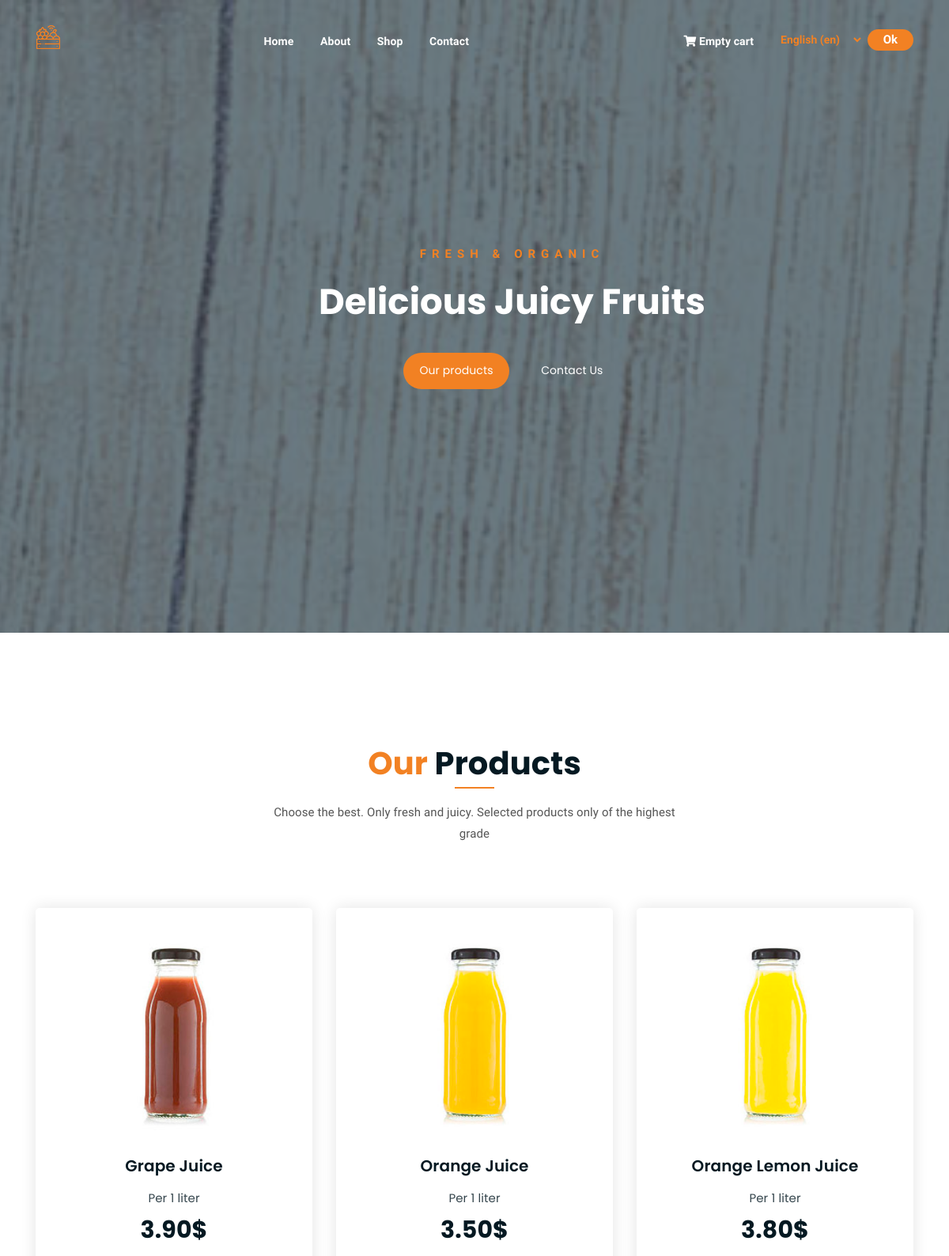
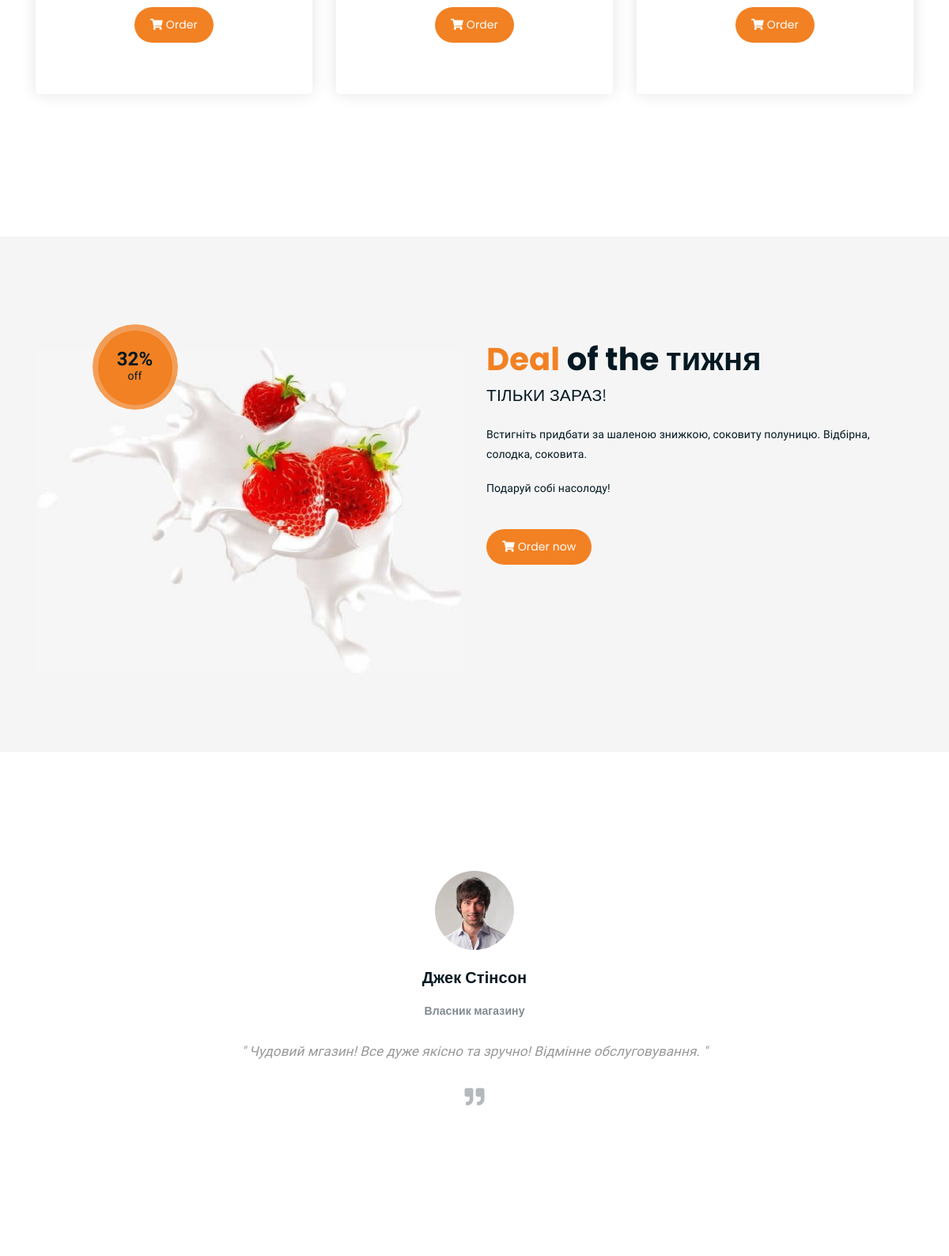
The page / (upper part) on the database its author committed (2 pictures, top to bottom).
### main/models.py (models this page shows, shortened)
class Info(models.Model):
    def get_file_name(self, filename: str) -> str:
        ext_file = filename.strip().split('.')[-1]
        new_filename = f'{uuid.uuid4()}.{ext_file}'
        return os.path.join('main', new_filename)
    brand_name = models.CharField(max_length=50, db_index=True)
    brand_logo = models.ImageField(upload_to=get_file_name)
    main_title_line_1 = models.CharField(max_length=200, db_index=True)
    main_title_line_2 = models.CharField(max_length=200, db_index=True)
    about_title_line_1 = models.CharField(max_length=200, db_index=True)
    about_title_line_2 = models.CharField(max_length=200, db_index=True)
    contact_title_line_1 = models.CharField(max_length=200, db_index=True)
    contact_title_line_2 = models.CharField(max_length=200, db_index=True)
    shop_title_line_1 = models.CharField(max_length=200, db_index=True)
    shop_title_line_2 = models.CharField(max_length=200, db_index=True)
    our_team_title = models.TextField(max_length=200)
    related_prod_title = models.TextField(max_length=200)
    class Meta:
        verbose_name_plural = 'Main information'

class Product(models.Model):
    def get_file_name(self, filename: str) -> str:
        ext_file = filename.strip().split('.')[-1]
        new_filename = f'{uuid.uuid4()}.{ext_file}'
        return os.path.join('products', new_filename)
    slug = models.SlugField(max_length=200, db_index=True)
    name = models.CharField(max_length=50, unique=True)
    description = RichTextField(max_length=500)
    position = models.SmallIntegerField()
    is_visible = models.BooleanField(default=True)
    photo = models.ImageField(upload_to=get_file_name)
    category = models.ForeignKey(Category, on_delete=models.CASCADE)
    price = models.DecimalField(max_digits=8, decimal_places=2)
    unit = models.CharField(max_length=50)
    class Meta:
        ordering = ('position',)
        verbose_name_plural = ('Products')
        index_together = (('id', 'slug'),)

class Promo(models.Model):
    def get_file_name(self, filename: str) -> str:
        ext_file = filename.strip().split('.')[-1]
        new_filename = f'{uuid.uuid4()}.{ext_file}'
        return os.path.join('promo', new_filename)
    period = (
        ('month', 'month'),
        ('week', 'week'),
        ('day', 'day'),
        ('місяця', 'місяця'),
        ('тижня', 'тижня'),
        ('дня', 'дня'),
    )
    type = models.CharField(max_length=50, null=False, choices=period)
    promo_product = models.ForeignKey(Product, on_delete=models.CASCADE)
    title = models.CharField(max_length=300, db_index=True)
    description = RichTextField(max_length=500)
    sale_value = models.PositiveSmallIntegerField(validators=[MinValueValidator(2), MaxValueValidator(99)])
    end_of_promo = models.DateTimeField()
    photo = models.ImageField(upload_to=get_file_name)
    position = models.PositiveSmallIntegerField()
    is_visible = models.BooleanField(default=True)
    class Meta:
        ordering = ('position',)
        verbose_name_plural = ('Promo')

class Testimonials(models.Model):
    def get_file_name(self, filename: str) -> str:
        ext_file = filename.strip().split('.')[-1]
        new_filename = f'{uuid.uuid4()}.{ext_file}'
        return os.path.join('testimonials', new_filename)
    name = models.CharField(max_length=100, unique=True)
    profession = models.CharField(max_length=50)
    review = models.TextField(max_length=300)
    position = models.SmallIntegerField()
    photo = models.ImageField(upload_to=get_file_name)
    is_visible = models.BooleanField(default=True)
    class Meta:
        ordering = ('position',)
        verbose_name_plural = 'Testimonials'

### main/views.py (the view)
# urls.py: path('', views.index, name='home'),
def index(request):
    info = Info.objects.first()
    partners = Partners.objects.filter(is_visible=True)
    contacts = Contacts.objects.first()
    products = Product.objects.filter(is_visible=True).order_by('?')
    promo = Promo.objects.first()
    testimonials = Testimonials.objects.filter(is_visible=True)
    about = About.objects.first()
    banner = Banner.objects.filter(is_visible=True)
    data = {
        'info': info,
        'partners': partners,
        'contacts': contacts,
        'products': products,
        'promo': promo,
        'testimonials': testimonials,
        'about': about,
        'banner': banner,
            }
    return render(request, 'main/home.html', context=data)

### cart/cart.py (called while the page is built)
    def __len__(self):
        return sum(item['quantity'] for item in self.cart.values())

### cart/context_processors.py (called while the page is built)
def cart(request):
    return {'cart': Cart(request)}

### main/templates/main/home.html (shortened to what this page needs)
{% extends 'index.html' %}
{% load i18n %}
{% block content %}
<div class="hero-area hero-bg">
    <div class="container">
        <div class="row">
            <div class="col-lg-9 offset-lg-2 text-center">
                <div class="hero-text">
                    <div class="hero-text-tablecell">
                        <p class="subtitle">{{ info.main_title_line_1 }}</p>
                        <h1>{{ info.main_title_line_2 }}</h1>
                        <div class="hero-btns">
                            <a href="shop" class="boxed-btn">{% trans "Our products" %}</a>
                            <a href="contact" class="bordered-btn">{% trans "Contact Us" %}</a>
                        </div>
                    </div>
                </div>
            </div>
        </div>
    </div>
</div>
<div class="product-section mt-150 mb-150">
    <div class="container">
        <div class="row">
            <div class="col-lg-8 offset-lg-2 text-center">
                <div class="section-title">
                    <h3><span class="orange-text">{% trans "Our" %}</span> {% trans "Products" %}</h3>
                    <p>{{ info.related_prod_title }}</p>
                </div>
            </div>
        </div>
        <div class="row">
            {% for product in products %}
                {% if forloop.counter < 4 %}
            <div class="col-lg-4 col-md-6 text-center">
                <div class="single-product-item">
                    <div class="product-image">
                        <a href={{ product.slug }}><img src={{ product.photo.url }} alt=""></a>
                    </div>
                    <h3>{{ product.name }}</h3>
                    <p class="product-price"><span>{% trans "Per" %} {{ product.unit }}</span> {{ product.price }}$ </p>
                    <a href={{ product.slug }} class="cart-btn"><i class="fas fa-shopping-cart"></i> {% trans "Order" %}</a>
                </div>
            </div>
                {% endif %}
            {% endfor %}
        </div>
    </div>
</div>
<section class="cart-banner pt-100 pb-100">
    <div class="container">
        <div class="row clearfix">
            <div class="image-column col-lg-6">
                <div class="image">
                    <div class="price-box">
                        <div class="inner-price">
                            <span class="price">
                                <strong>{{ promo.sale_value }}%</strong> <br> off
                            </span>
                        </div>
                    </div>
                    <img src={{ promo.photo.url }} alt="photo">
                </div>
            </div>
            <div class="content-column col-lg-6">
                <h3><span class="orange-text">{% trans "Deal" %}</span> {% trans "of the " %}{{ promo.type }}</h3>
                <h4>{{ promo.title }}</h4>
                <div class="text">{{ promo.description|safe }}</div>
                <a href={{ promo.promo_product.slug }} class="cart-btn mt-3"><i class="fas fa-shopping-cart"></i> {% trans "Order now" %} </a>
            </div>
        </div>
    </div>
</section>
<div class="testimonail-section mt-150 mb-150">
    <div class="container">
        <div class="row">
            <div class="col-lg-10 offset-lg-1 text-center">
                <div class="testimonial-sliders">
                    {% for testimonial in testimonials %}
                    <div class="single-testimonial-slider">
                        <div class="client-avater">
                            <img src={{ testimonial.photo.url }} alt="Photo">
                        </div>
                        <div class="client-meta">
                            <h3>{{ testimonial.name }} <span>{{ testimonial.profession }}</span></h3>
                            <p class="testimonial-body">
                                " {{ testimonial.review }} "
                            </p>
                            <div class="last-icon">
                                <i class="fas fa-quote-right"></i>
                            </div>
                        </div>
                    </div>
                    {% endfor %}
                </div>
            </div>
        </div>
    </div>
</div>
{% endblock %}

### templates/index.html (shortened to what this page needs)
{% load static %}
{% load i18n %}
<!DOCTYPE html>
<html lang="en">
<head>
	<link rel="stylesheet" href={% static "assets/css/all.min.css" %}>
	<link rel="stylesheet" href={% static "assets/bootstrap/css/bootstrap.min.css" %}>
	<link rel="stylesheet" href={% static "assets/css/owl.carousel.css" %}>
	<link rel="stylesheet" href={% static "assets/css/magnific-popup.css" %}>
	<link rel="stylesheet" href={% static "assets/css/animate.css" %}>
	<link rel="stylesheet" href={% static "assets/css/meanmenu.min.css" %}>
	<link rel="stylesheet" href={% static "assets/css/main.css" %}>
	<link rel="stylesheet" href={% static "assets/css/responsive.css" %}>
</head>
<body>
	<div class="top-header-area" id="sticker">
		<div class="container">
			<div class="row">
				<div class="col-lg-12 col-sm-12 text-center">
					<div class="main-menu-wrap">
						<div class="site-logo">
							<a href="/">
								<img src={{ info.brand_logo.url }} alt="logo">
							</a>
						</div>
						<nav class="main-menu">
							<ul>
								<li><a href="/">{% trans 'Home' %}</a></li>
								<li><a href="/about">{% trans 'About' %}</a></li>
								<li><a href="/shop">{% trans 'Shop' %}</a></li>
								<li><a href="/contact">{% trans 'Contact' %}</a></li>
								<li>
									<div class="header-icons">
										<a class="shopping-cart" href="/cart"><i class="fas fa-shopping-cart"></i>
                                            {% with total_items=cart|length %}
                                            {% if cart|length > 0 %}
                                            {% trans "In cart:" %} {% trans "products for" %} {{ cart.get_total_price }} USD
                                            {% else %}
                                            {% trans "Empty cart" %}
                                            {% endif %}
                                            {% endwith %}
                                        </a>
                                        <form action="{% url 'set_language' %}" method="post">
                                            <select name="language">
                                                {% get_current_language as LANGUAGE_CODE %}
                                                {% get_available_languages as LANGUAGES %}
                                                {% get_language_info_list for LANGUAGES as languages %}
                                                {% for language in languages %}
                                                    <option value="{{ language.code }}"{% if language.code == LANGUAGE_CODE %}
                                                        selected{% endif %}>
                                                    {{ language.name_local }} ({{ language.code }})
                                                    </option>
                                                {% endfor %}
                                            </select>
                                            <input class="trans-btn" type="submit" value="{% trans 'Ok' %}">
                                        </form>
                                    </div>
								</li>
							</ul>
						</nav>
					</div>
				</div>
			</div>
		</div>
	</div>
    {% block content %}
    {% endblock %}
</body>
</html>

### static/assets/css/responsive.css (style rules this page uses)
@media only screen and (min-width: 992px) and (max-width: 1200px) { .hero-text h1 { font-size: 45px; } }

### rows shown on the page
Info: brand_logo (picture), main_title_line_1 "FRESH & ORGANIC", main_title_line_2 "Delicious Juicy Fruits", related_prod_title "Choose the best. Only fresh and juicy. Selected products only of the highest grade"
Product: photo (picture), name "Grape Juice", unit "1 liter", price "3.90"
Product: photo (picture), name "Orange Juice", unit "1 liter", price "3.50"
Product: photo (picture), name "Orange Lemon Juice", unit "1 liter", price "3.80"
Promo: sale_value "32", photo (picture), type "тижня", title "ТІЛЬКИ ЗАРАЗ!", description "Встигніть придбати за шаленою знижкою, соковиту полуницю. Відбірна, солодка, соковита. Подаруй собі насолоду!"
Testimonials: photo (picture), name "Джек Стінсон", profession "Власник магазину", review "Чудовий мгазин! Все дуже якісно та зручно! Відмінне обслуговування."

### other values the page prints
form field language "English (en)"
